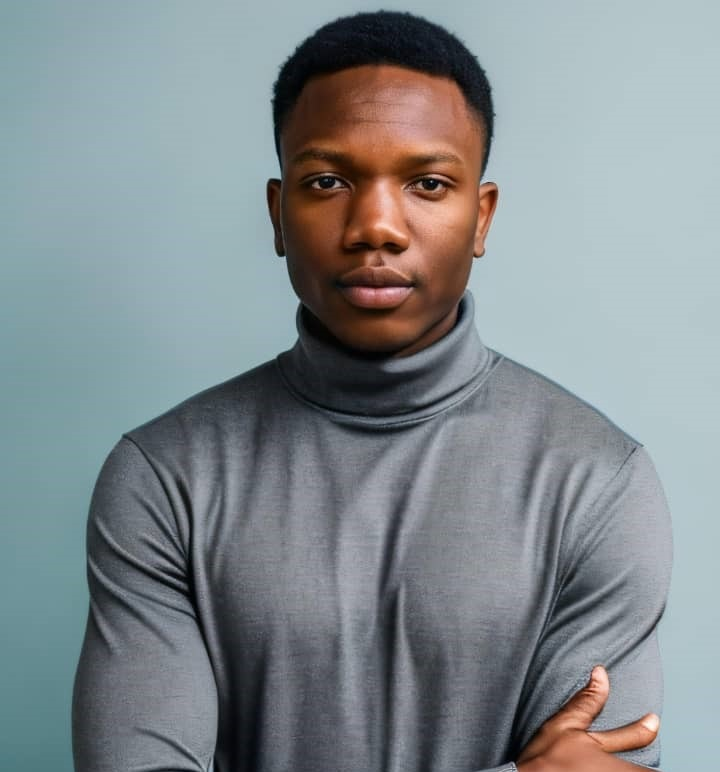
#> input picture Deep_learning Machine learnia/Niveau3/jl.jpg, 720 x 772 px
$ python exercice2.py
#> lines starting #> are read from the running program, lines starting #| are printed output that depends on the picture; after the words box and inside, x2 and y2 are one past the last pixel; in counts of white or black regions, pixels touching at a corner belong together
#> further down, image is the input picture: PIL image 720x772 RGB; mean R, G, B 130, 138.1, 141.6
# -*- coding: utf-8 -*-
"""
Created on Sat Mar 23 18:52:42 2024

@author: HOME
"""

from PIL import Image

def convertir_NB_seuil(pimg, seuil):
    """
    Convertit l'image en noir et blanc en utilisant un seuil personnalisé.

    Description:
    Cette fonction prend une image en paramètre et la convertit en noir et blanc en comparant la moyenne
    des composantes RGB de chaque pixel avec un seuil donné. Si la moyenne est supérieure au seuil, le pixel
    est converti en blanc, sinon en noir.

    Paramètres:
    pimg : Image PIL
        L'image à convertir en noir et blanc.
    seuil : int
        Le seuil à utiliser pour la conversion. Les valeurs supérieures à ce seuil seront considérées comme blanches.

    Retour:
    Image PIL : L'image convertie en noir et blanc.
    """
#> called with seuil = 120
    # Création d'une copie de l'image
    img_nb = pimg.copy()

    # Parcours de chaque pixel de l'image
    largeur, hauteur = img_nb.size
#> largeur = 720; hauteur = 772
    for y in range(hauteur):
        for x in range(largeur):
            # Récupération des composantes RGB du pixel
            r, g, b = img_nb.getpixel((x, y))
            # Calcul de la moyenne des composantes
            moyenne = (r + g + b) / 3
            # Conversion en noir ou blanc selon le seuil
            if moyenne > seuil:
                img_nb.putpixel((x, y), (255, 255, 255))  # Blanc
            else:
                img_nb.putpixel((x, y), (0, 0, 0))  # Noir
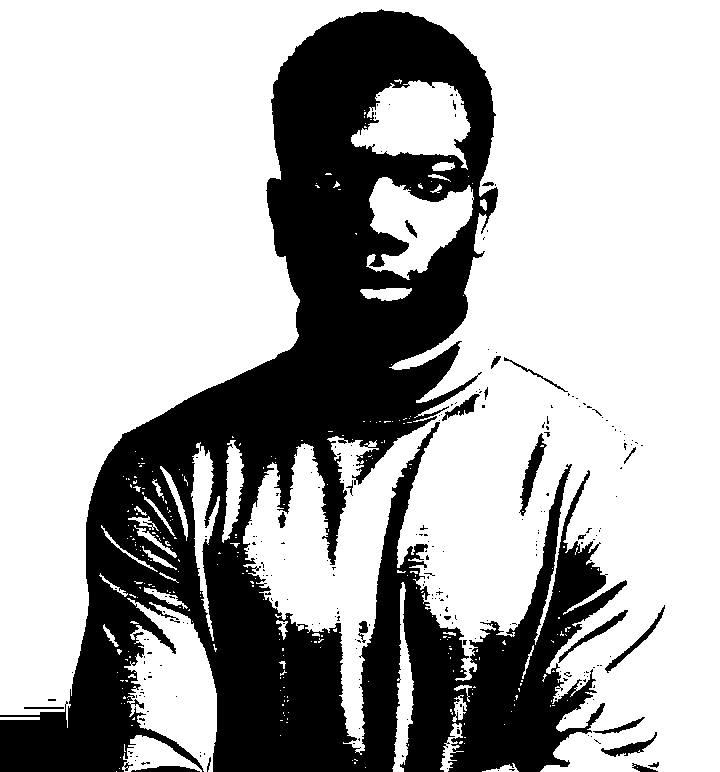
#> img_nb: PIL image 720x772 RGB; 68.6% white; 245 black regions (222 under 20 px), largest, box (x1, y1, x2, y2) and area: (0, 9, 627, 772) 170079, (519, 433, 547, 516) 702, (558, 610, 628, 663) 451

    return img_nb

# Tester la fonction
# Assurez-vous d'avoir une image existante à utiliser
# Remplacez 'chemin/vers/votre/image.png' par le chemin de votre propre image
image = Image.open('jl.jpg')

# Seuil personnalisé
seuil_personnalise = 120

# Conversion en noir et blanc avec seuil personnalisé
image_nb_seuil = convertir_NB_seuil(image, seuil_personnalise)

# Affichage de l'image convertie
image_nb_seuil.show()
def convertir_gris_luminance(pimg):
    """
    Convertit l'image en niveaux de gris en utilisant la formule de luminance.

    Description:
    Cette fonction prend une image en paramètre et la convertit en niveaux de gris en utilisant la formule de luminance.
    Chaque composante RGB est pondérée selon certains coefficients et leur moyenne est utilisée comme intensité de gris.

    Paramètres:
    pimg : Image PIL
        L'image à convertir en niveaux de gris.

    Retour:
    Image PIL : L'image convertie en niveaux de gris.
    """
    # Création d'une copie de l'image
    img_gris = pimg.copy()

    # Parcours de chaque pixel de l'image
    largeur, hauteur = img_gris.size
#> largeur = 720; hauteur = 772
    for y in range(hauteur):
        for x in range(largeur):
            # Récupération des composantes RGB du pixel
            r, g, b = img_gris.getpixel((x, y))
            # Calcul de la luminance selon la formule
            luminance = int(0.2126 * r + 0.7152 * g + 0.0722 * b)
            # Affectation de la luminance au pixel
            img_gris.putpixel((x, y), (luminance, luminance, luminance))
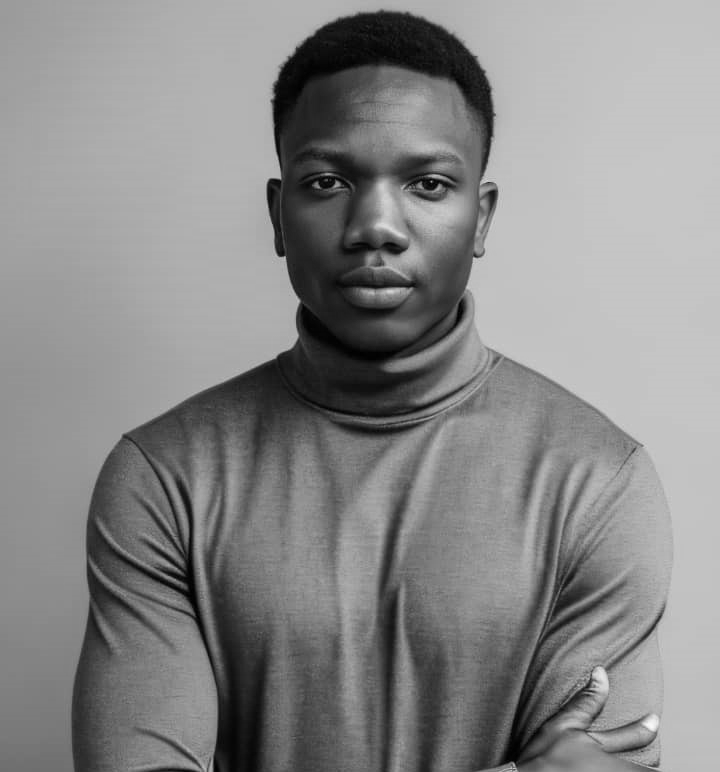
#> img_gris: PIL image 720x772 RGB; min 0, max 248, mean 136.2

    return img_gris

# Tester la fonction
# Assurez-vous d'avoir une image existante à utiliser
# Remplacez 'chemin/vers/votre/image.png' par le chemin de votre propre image
image = Image.open('jl.jpg')

# Conversion en niveaux de gris avec formule de luminance
image_gris_luminance = convertir_gris_luminance(image)

# Affichage de l'image convertie
image_gris_luminance.show()

def filtrer_canaux(pimg):
    """
    Filtre le rouge, le vert et le bleu de l'image.

    Description:
    Cette fonction filtre chaque canal de rouge, de vert et de bleu de l'image passée en paramètre.
    Elle crée trois nouvelles images, chacune contenant un seul canal de couleur, en fixant les autres à 0.

    Paramètres:
    pimg : Image PIL
        L'image à filtrer.

    Retour:
    tuple : Un 3-tuple contenant les images filtrées pour chaque canal (rouge, vert, bleu).
    """
    # Séparation des canaux de couleur
    rouge = pimg.split()[0]
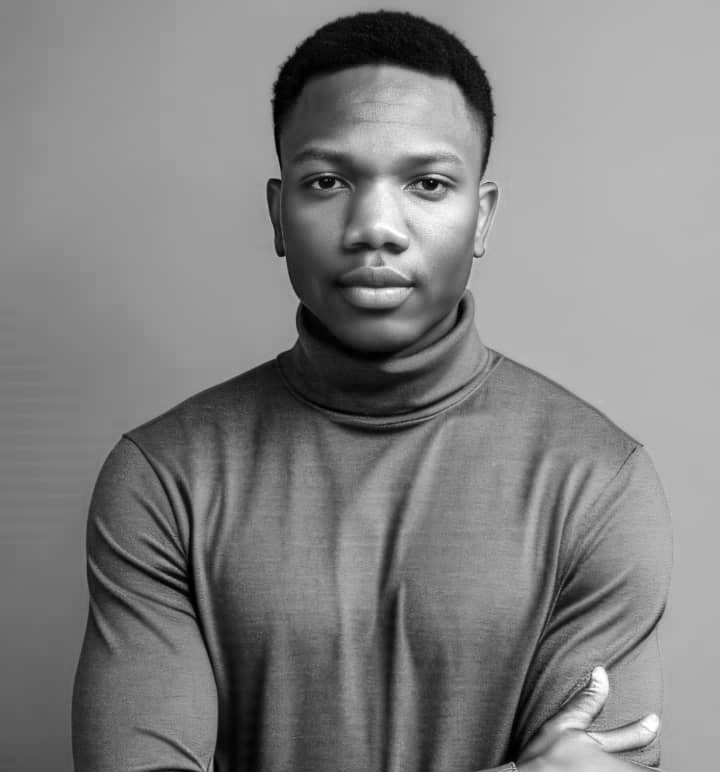
#> rouge: PIL image 720x772 L; min 0, max 255, mean 130
    vert = pimg.split()[1]
    bleu = pimg.split()[2]
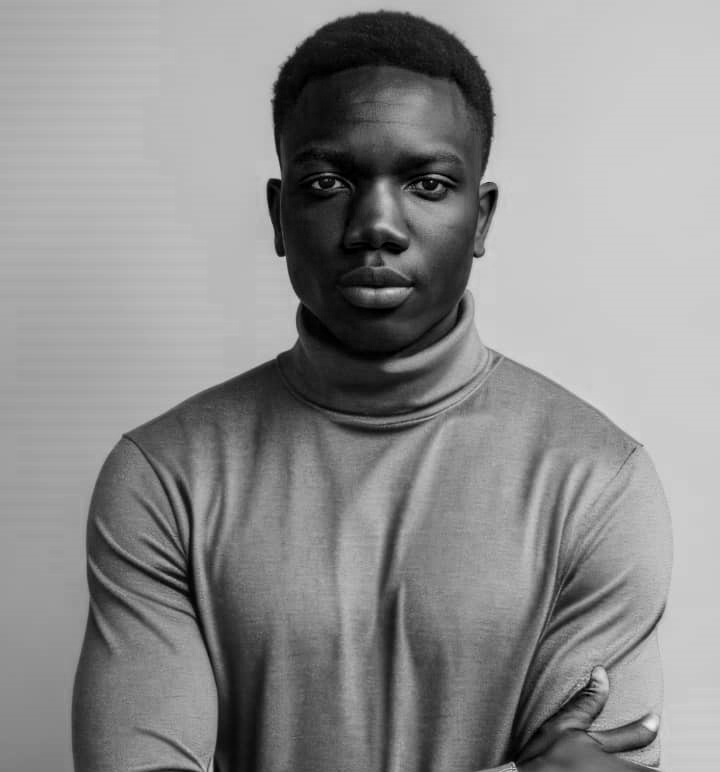
#> bleu: PIL image 720x772 L; min 0, max 238, mean 141.6

    # Création des images filtrées en conservant un seul canal de couleur à chaque fois
    img_filtre_rouge = Image.merge('RGB', (rouge, Image.new('L', pimg.size, 0), Image.new('L', pimg.size, 0)))
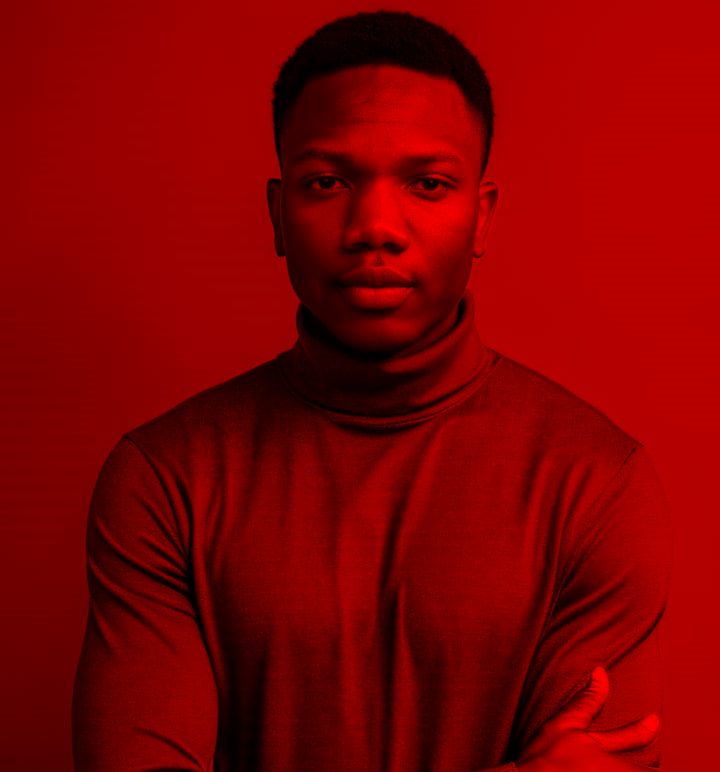
#> img_filtre_rouge: PIL image 720x772 RGB; mean R, G, B 130, 0, 0
    img_filtre_vert = Image.merge('RGB', (Image.new('L', pimg.size, 0), vert, Image.new('L', pimg.size, 0)))
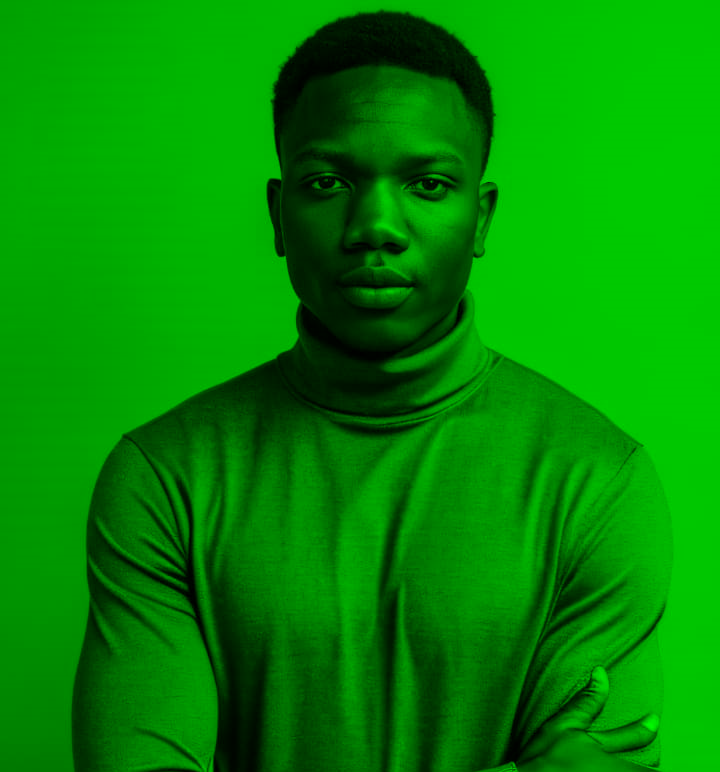
#> img_filtre_vert: PIL image 720x772 RGB; mean R, G, B 0, 138.1, 0
    img_filtre_bleu = Image.merge('RGB', (Image.new('L', pimg.size, 0), Image.new('L', pimg.size, 0), bleu))
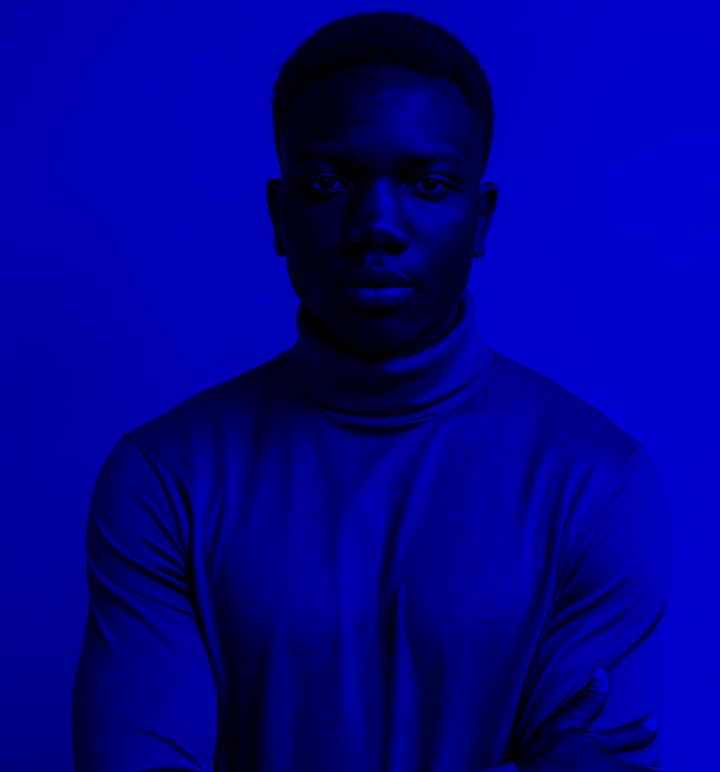
#> img_filtre_bleu: PIL image 720x772 RGB; mean R, G, B 0, 0, 141.6

    return img_filtre_rouge, img_filtre_vert, img_filtre_bleu

# Tester la fonction
# Assurez-vous d'avoir une image existante à utiliser
# Remplacez 'chemin/vers/votre/image.png' par le chemin de votre propre image
image = Image.open('jl.jpg')

# Filtrer les canaux de couleur
rouge_filtre, vert_filtre, bleu_filtre = filtrer_canaux(image)

# Affichage des images filtrées
rouge_filtre.show()
vert_filtre.show()
bleu_filtre.show()
